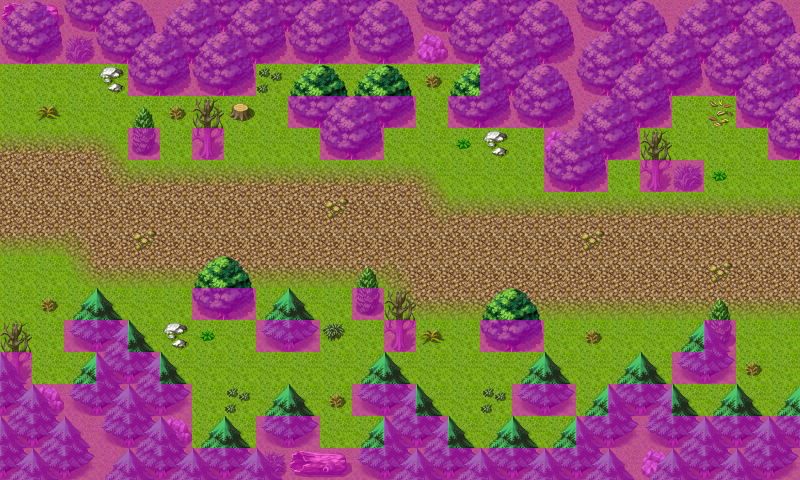

Tiled map render using the project's own tile images. Description and the map definition, with tile-layer contents summarised, below:
An orthogonal 25x15 tile map with 32x32 px tiles, 4 tile layers (Ground, Objects, Above, Walkable), 40 tilesets and 5 objects (3x spawn, 2x mapchange).

<map version="1.0" orientation="orthogonal" width="25" height="15" tilewidth="32" tileheight="32">
 <properties>
  <property name="outside" value="1" />
 </properties>
 <tileset firstgid="1" name="map_bed_1" tilewidth="32" tileheight="32">
  <image source="../drawable/map_bed_1.png" width="512" height="256" />
 </tileset>
 <tileset firstgid="129" name="map_border_1" tilewidth="32" tileheight="32">
  <image source="../drawable/map_border_1.png" width="512" height="256" />
 </tileset>
 <tileset firstgid="257" name="map_bridge_1" tilewidth="32" tileheight="32">
  <image source="../drawable/map_bridge_1.png" width="512" height="256" />
 </tileset>
 <tileset firstgid="385" name="map_broken_1" tilewidth="32" tileheight="32">
  <image source="../drawable/map_broken_1.png" width="512" height="256" />
 </tileset>
 <tileset firstgid="513" name="map_cavewall_1" tilewidth="32" tileheight="32">
  <image source="../drawable/map_cavewall_1.png" width="576" height="192" />
 </tileset>
 <tileset firstgid="621" name="map_cavewall_2" tilewidth="32" tileheight="32">
  <image source="../drawable/map_cavewall_2.png" width="576" height="192" />
 </tileset>
 <tileset firstgid="729" name="map_cavewall_3" tilewidth="32" tileheight="32">
  <image source="../drawable/map_cavewall_3.png" width="576" height="192" />
 </tileset>
 <tileset firstgid="837" name="map_chair_table_1" tilewidth="32" tileheight="32">
  <image source="../drawable/map_chair_table_1.png" width="512" height="256" />
 </tileset>
 <tileset firstgid="965" name="map_crate_1" tilewidth="32" tileheight="32">
  <image source="../drawable/map_crate_1.png" width="512" height="256" />
 </tileset>
 <tileset firstgid="1093" name="map_cupboard_1" tilewidth="32" tileheight="32">
  <image source="../drawable/map_cupboard_1.png" width="512" height="256" />
 </tileset>
 <tileset firstgid="1221" name="map_curtain_1" tilewidth="32" tileheight="32">
  <image source="../drawable/map_curtain_1.png" width="512" height="256" />
 </tileset>
 <tileset firstgid="1349" name="map_entrance_1" tilewidth="32" tileheight="32">
  <image source="../drawable/map_entrance_1.png" width="512" height="256" />
 </tileset>
 <tileset firstgid="1477" name="map_fence_1" tilewidth="32" tileheight="32">
  <image source="../drawable/map_fence_1.png" width="512" height="256" />
 </tileset>
 <tileset firstgid="1605" name="map_fence_2" tilewidth="32" tileheight="32">
  <image source="../drawable/map_fence_2.png" width="512" height="256" />
 </tileset>
 <tileset firstgid="1733" name="map_ground_1" tilewidth="32" tileheight="32">
  <image source="../drawable/map_ground_1.png" width="512" height="256" />
 </tileset>
 <tileset firstgid="1861" name="map_ground_2" tilewidth="32" tileheight="32">
  <image source="../drawable/map_ground_2.png" width="512" height="256" />
 </tileset>
 <tileset firstgid="1989" name="map_ground_3" tilewidth="32" tileheight="32">
  <image source="../drawable/map_ground_3.png" width="512" height="256" />
 </tileset>
 <tileset firstgid="2117" name="map_ground_4" tilewidth="32" tileheight="32">
  <image source="../drawable/map_ground_4.png" width="512" height="256" />
 </tileset>
 <tileset firstgid="2245" name="map_ground_5" tilewidth="32" tileheight="32">
  <image source="../drawable/map_ground_5.png" width="512" height="256" />
 </tileset>
 <tileset firstgid="2373" name="map_ground_6" tilewidth="32" tileheight="32">
  <image source="../drawable/map_ground_6.png" width="512" height="256" />
 </tileset>
 <tileset firstgid="2501" name="map_ground_7" tilewidth="32" tileheight="32">
  <image source="../drawable/map_ground_7.png" width="512" height="256" />
 </tileset>
 <tileset firstgid="2629" name="map_ground_8" tilewidth="32" tileheight="32">
  <image source="../drawable/map_ground_8.png" width="512" height="256" />
 </tileset>
 <tileset firstgid="2757" name="map_indoor_1" tilewidth="32" tileheight="32">
  <image source="../drawable/map_indoor_1.png" width="512" height="256" />
 </tileset>
 <tileset firstgid="2885" name="map_kitchen_1" tilewidth="32" tileheight="32">
  <image source="../drawable/map_kitchen_1.png" width="512" height="256" />
 </tileset>
 <tileset firstgid="3013" name="map_outdoor_1" tilewidth="32" tileheight="32">
  <image source="../drawable/map_outdoor_1.png" width="512" height="256" />
 </tileset>
 <tileset firstgid="3141" name="map_pillar_1" tilewidth="32" tileheight="32">
  <image source="../drawable/map_pillar_1.png" width="512" height="256" />
 </tileset>
 <tileset firstgid="3269" name="map_plant_1" tilewidth="32" tileheight="32">
  <image source="../drawable/map_plant_1.png" width="512" height="256" />
 </tileset>
 <tileset firstgid="3397" name="map_rock_1" tilewidth="32" tileheight="32">
  <image source="../drawable/map_rock_1.png" width="512" height="256" />
 </tileset>
 <tileset firstgid="3525" name="map_roof_1" tilewidth="32" tileheight="32">
  <image source="../drawable/map_roof_1.png" width="512" height="256" />
 </tileset>
 <tileset firstgid="3653" name="map_roof_2" tilewidth="32" tileheight="32">
  <image source="../drawable/map_roof_2.png" width="512" height="256" />
 </tileset>
 <tileset firstgid="3781" name="map_shop_1" tilewidth="32" tileheight="32">
  <image source="../drawable/map_shop_1.png" width="512" height="256" />
 </tileset>
 <tileset firstgid="3909" name="map_sign_ladder_1" tilewidth="32" tileheight="32">
  <image source="../drawable/map_sign_ladder_1.png" width="512" height="256" />
 </tileset>
 <tileset firstgid="4037" name="map_table_1" tilewidth="32" tileheight="32">
  <image source="../drawable/map_table_1.png" width="512" height="256" />
 </tileset>
 <tileset firstgid="4165" name="map_trail_1" tilewidth="32" tileheight="32">
  <image source="../drawable/map_trail_1.png" width="512" height="256" />
 </tileset>
 <tileset firstgid="4293" name="map_tree_1" tilewidth="32" tileheight="32">
  <image source="../drawable/map_tree_1.png" width="512" height="256" />
 </tileset>
 <tileset firstgid="4421" name="map_wall_1" tilewidth="32" tileheight="32">
  <image source="../drawable/map_wall_1.png" width="512" height="256" />
 </tileset>
 <tileset firstgid="4549" name="map_wall_2" tilewidth="32" tileheight="32">
  <image source="../drawable/map_wall_2.png" width="480" height="256" />
 </tileset>
 <tileset firstgid="4669" name="map_wall_3" tilewidth="32" tileheight="32">
  <image source="../drawable/map_wall_3.png" width="480" height="256" />
 </tileset>
 <tileset firstgid="4789" name="map_window_1" tilewidth="32" tileheight="32">
  <image source="../drawable/map_window_1.png" width="512" height="256" />
 </tileset>
 <tileset firstgid="4917" name="map_window_2" tilewidth="32" tileheight="32">
  <image source="../drawable/map_window_2.png" width="512" height="256" />
 </tileset>
 <layer name="Ground" width="25" height="15">
  <data>[375 cells, 375 non-empty, 4 distinct tile ids]</data>
 </layer>
 <layer name="Objects" width="25" height="15">
  <data>[375 cells, 188 non-empty, 27 distinct tile ids]</data>
 </layer>
 <layer name="Above" width="25" height="15">
  <data>[375 cells, 68 non-empty, 6 distinct tile ids]</data>
 </layer>
 <layer name="Walkable" width="25" height="15">
  <data>[375 cells, 159 non-empty, 1 distinct tile ids]</data>
 </layer>
 <objectgroup name="Mapevents" width="25" height="15" visible="0">
  <object name="west" type="mapchange" x="0" y="64" width="32" height="288">
   <properties>
    <property name="map" value="road2" />
    <property name="place" value="east" />
   </properties>
  </object>
  <object name="east" type="mapchange" x="768" y="160" width="32" height="256">
   <properties>
    <property name="map" value="road4" />
    <property name="place" value="west" />
   </properties>
  </object>
 </objectgroup>
 <objectgroup name="Spawn" width="25" height="15" visible="0">
  <!-- 3 objects omitted --></objectgroup>
 <objectgroup name="Keys" width="25" height="15" visible="0" />
</map>
<!-- 3 of 5 objects omitted -->
